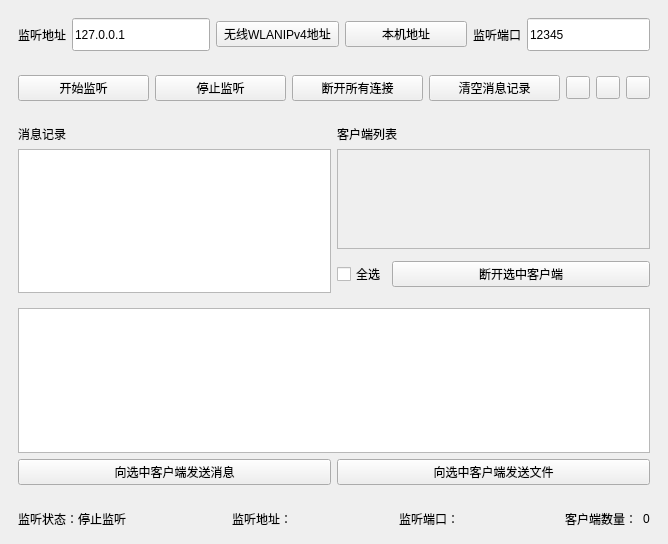
<?xml version="1.0" encoding="UTF-8"?>
<ui version="4.0">
 <class>Widget</class>
 <widget class="QWidget" name="Widget">
  <property name="geometry">
   <rect>
    <x>0</x>
    <y>0</y>
    <width>668</width>
    <height>544</height>
   </rect>
  </property>
  <property name="windowTitle">
   <string>Widget</string>
  </property>
  <layout class="QGridLayout" name="gridLayout_3">
   <property name="leftMargin">
    <number>0</number>
   </property>
   <property name="topMargin">
    <number>0</number>
   </property>
   <property name="rightMargin">
    <number>0</number>
   </property>
   <property name="bottomMargin">
    <number>0</number>
   </property>
   <item row="0" column="0">
    <widget class="CardWidget" name="CardWidget_2">
     <layout class="QVBoxLayout" name="verticalLayout">
      <property name="leftMargin">
       <number>9</number>
      </property>
      <property name="topMargin">
       <number>9</number>
      </property>
      <property name="rightMargin">
       <number>9</number>
      </property>
      <property name="bottomMargin">
       <number>6</number>
      </property>
      <item>
       <widget class="ElevatedCardWidget" name="ElevatedCardWidget_2">
        <layout class="QHBoxLayout" name="horizontalLayout">
         <item>
          <widget class="BodyLabel" name="addressLabel">
           <property name="text">
            <string>监听地址</string>
           </property>
          </widget>
         </item>
         <item>
          <widget class="LineEdit" name="addressEdit">
           <property name="minimumSize">
            <size>
             <width>138</width>
             <height>33</height>
            </size>
           </property>
           <property name="text">
            <string>127.0.0.1</string>
           </property>
          </widget>
         </item>
         <item>
          <widget class="PrimaryPushButton" name="WLANaddress">
           <property name="sizePolicy">
            <sizepolicy hsizetype="Expanding" vsizetype="Fixed">
             <horstretch>0</horstretch>
             <verstretch>0</verstretch>
            </sizepolicy>
           </property>
           <property name="text">
            <string>无线WLANIPv4地址</string>
           </property>
          </widget>
         </item>
         <item>
          <widget class="PrimaryPushButton" name="localAddressBtn">
           <property name="sizePolicy">
            <sizepolicy hsizetype="Expanding" vsizetype="Fixed">
             <horstretch>0</horstretch>
             <verstretch>0</verstretch>
            </sizepolicy>
           </property>
           <property name="text">
            <string>本机地址</string>
           </property>
          </widget>
         </item>
         <item>
          <widget class="BodyLabel" name="portLabel">
           <property name="text">
            <string>监听端口</string>
           </property>
          </widget>
         </item>
         <item>
          <widget class="LineEdit" name="portEdit">
           <property name="minimumSize">
            <size>
             <width>122</width>
             <height>33</height>
            </size>
           </property>
           <property name="text">
            <string>12345</string>
           </property>
          </widget>
         </item>
        </layout>
       </widget>
      </item>
      <item>
       <widget class="ElevatedCardWidget" name="ElevatedCardWidget_3">
        <layout class="QHBoxLayout" name="horizontalLayout_3">
         <item>
          <widget class="PrimaryPushButton" name="startListen">
           <property name="text">
            <string>开始监听</string>
           </property>
          </widget>
         </item>
         <item>
          <widget class="PrimaryPushButton" name="stopListen">
           <property name="text">
            <string>停止监听</string>
           </property>
          </widget>
         </item>
         <item>
          <widget class="PushButton" name="disconnectAll">
           <property name="text">
            <string>断开所有连接</string>
           </property>
          </widget>
         </item>
         <item>
          <widget class="PushButton" name="clearMessage">
           <property name="text">
            <string>清空消息记录</string>
           </property>
          </widget>
         </item>
         <item>
          <widget class="PrimaryToolButton" name="setSavePath"/>
         </item>
         <item>
          <widget class="PrimaryToolButton" name="openSavePath"/>
         </item>
         <item>
          <widget class="PrimaryToolButton" name="switchTopics"/>
         </item>
        </layout>
       </widget>
      </item>
      <item>
       <widget class="ElevatedCardWidget" name="ElevatedCardWidget_4">
        <layout class="QGridLayout" name="gridLayout_2">
         <item row="0" column="0">
          <widget class="StrongBodyLabel" name="messageLabel">
           <property name="sizePolicy">
            <sizepolicy hsizetype="Fixed" vsizetype="Preferred">
             <horstretch>0</horstretch>
             <verstretch>0</verstretch>
            </sizepolicy>
           </property>
           <property name="text">
            <string>消息记录</string>
           </property>
          </widget>
         </item>
         <item row="0" column="2">
          <widget class="StrongBodyLabel" name="clientListLebel">
           <property name="sizePolicy">
            <sizepolicy hsizetype="Fixed" vsizetype="Preferred">
             <horstretch>0</horstretch>
             <verstretch>0</verstretch>
            </sizepolicy>
           </property>
           <property name="text">
            <string>客户端列表</string>
           </property>
          </widget>
         </item>
         <item row="1" column="0" rowspan="4">
          <widget class="TextEdit" name="messageEdit"/>
         </item>
         <item row="1" column="2">
          <widget class="ScrollArea" name="clientListScrollArea">
           <property name="widgetResizable">
            <bool>true</bool>
           </property>
           <widget class="QWidget" name="VboxWidget">
            <property name="geometry">
             <rect>
              <x>0</x>
              <y>0</y>
              <width>311</width>
              <height>98</height>
             </rect>
            </property>
           </widget>
          </widget>
         </item>
         <item row="3" column="2">
          <widget class="QWidget" name="widget" native="true">
           <layout class="QHBoxLayout" name="horizontalLayout_2">
            <property name="spacing">
             <number>6</number>
            </property>
            <property name="leftMargin">
             <number>0</number>
            </property>
            <property name="topMargin">
             <number>0</number>
            </property>
            <property name="rightMargin">
             <number>0</number>
            </property>
            <property name="bottomMargin">
             <number>0</number>
            </property>
            <item>
             <widget class="CheckBox" name="selectAll">
              <property name="sizePolicy">
               <sizepolicy hsizetype="Fixed" vsizetype="Fixed">
                <horstretch>0</horstretch>
                <verstretch>0</verstretch>
               </sizepolicy>
              </property>
              <property name="text">
               <string>全选</string>
              </property>
             </widget>
            </item>
            <item>
             <widget class="PrimaryPushButton" name="disconnectSelect">
              <property name="text">
               <string>断开选中客户端</string>
              </property>
             </widget>
            </item>
           </layout>
          </widget>
         </item>
        </layout>
       </widget>
      </item>
      <item>
       <widget class="ElevatedCardWidget" name="ElevatedCardWidget_5">
        <layout class="QGridLayout" name="gridLayout_4">
         <property name="leftMargin">
          <number>9</number>
         </property>
         <property name="topMargin">
          <number>0</number>
         </property>
         <property name="rightMargin">
          <number>9</number>
         </property>
         <item row="1" column="0">
          <widget class="PrimaryPushButton" name="sendMessageBtn">
           <property name="text">
            <string>向选中客户端发送消息</string>
           </property>
          </widget>
         </item>
         <item row="0" column="0" colspan="2">
          <widget class="TextEdit" name="sendEdit"/>
         </item>
         <item row="1" column="1">
          <widget class="PrimaryPushButton" name="sendFileBtn">
           <property name="text">
            <string>向选中客户端发送文件</string>
           </property>
          </widget>
         </item>
        </layout>
       </widget>
      </item>
      <item>
       <widget class="ElevatedCardWidget" name="ElevatedCardWidget">
        <layout class="QHBoxLayout" name="horizontalLayout_7">
         <item>
          <widget class="CaptionLabel" name="state_listenState">
           <property name="text">
            <string>监听状态：停止监听</string>
           </property>
          </widget>
         </item>
         <item>
          <spacer name="horizontalSpacer_2">
           <property name="orientation">
            <enum>Qt::Horizontal</enum>
           </property>
           <property name="sizeHint" stdset="0">
            <size>
             <width>40</width>
             <height>20</height>
            </size>
           </property>
          </spacer>
         </item>
         <item>
          <widget class="CaptionLabel" name="state_listenAddress">
           <property name="text">
            <string>监听地址：</string>
           </property>
          </widget>
         </item>
         <item>
          <spacer name="horizontalSpacer_3">
           <property name="orientation">
            <enum>Qt::Horizontal</enum>
           </property>
           <property name="sizeHint" stdset="0">
            <size>
             <width>40</width>
             <height>20</height>
            </size>
           </property>
          </spacer>
         </item>
         <item>
          <widget class="CaptionLabel" name="state_listenPort">
           <property name="text">
            <string>监听端口：</string>
           </property>
          </widget>
         </item>
         <item>
          <spacer name="horizontalSpacer_4">
           <property name="orientation">
            <enum>Qt::Horizontal</enum>
           </property>
           <property name="sizeHint" stdset="0">
            <size>
             <width>40</width>
             <height>20</height>
            </size>
           </property>
          </spacer>
         </item>
         <item>
          <widget class="CaptionLabel" name="state_cilentNum_text">
           <property name="text">
            <string>客户端数量：</string>
           </property>
          </widget>
         </item>
         <item>
          <widget class="CaptionLabel" name="state_cilentNum">
           <property name="text">
            <string>0</string>
           </property>
          </widget>
         </item>
        </layout>
       </widget>
      </item>
     </layout>
    </widget>
   </item>
  </layout>
 </widget>
 <customwidgets>
  <customwidget>
   <class>CheckBox</class>
   <extends>QCheckBox</extends>
   <header>qfluentwidgets</header>
  </customwidget>
  <customwidget>
   <class>PushButton</class>
   <extends>QPushButton</extends>
   <header>qfluentwidgets</header>
  </customwidget>
  <customwidget>
   <class>PrimaryPushButton</class>
   <extends>PushButton</extends>
   <header>qfluentwidgets</header>
  </customwidget>
  <customwidget>
   <class>ToolButton</class>
   <extends>QToolButton</extends>
   <header>qfluentwidgets</header>
  </customwidget>
  <customwidget>
   <class>PrimaryToolButton</class>
   <extends>ToolButton</extends>
   <header>qfluentwidgets</header>
  </customwidget>
  <customwidget>
   <class>CardWidget</class>
   <extends>QFrame</extends>
   <header>qfluentwidgets</header>
   <container>1</container>
  </customwidget>
  <customwidget>
   <class>ElevatedCardWidget</class>
   <extends>SimpleCardWidget</extends>
   <header>qfluentwidgets</header>
   <container>1</container>
  </customwidget>
  <customwidget>
   <class>SimpleCardWidget</class>
   <extends>CardWidget</extends>
   <header>qfluentwidgets</header>
   <container>1</container>
  </customwidget>
  <customwidget>
   <class>ScrollArea</class>
   <extends>QScrollArea</extends>
   <header>qfluentwidgets</header>
   <container>1</container>
  </customwidget>
  <customwidget>
   <class>CaptionLabel</class>
   <extends>QLabel</extends>
   <header>qfluentwidgets</header>
  </customwidget>
  <customwidget>
   <class>BodyLabel</class>
   <extends>QLabel</extends>
   <header>qfluentwidgets</header>
  </customwidget>
  <customwidget>
   <class>StrongBodyLabel</class>
   <extends>QLabel</extends>
   <header>qfluentwidgets</header>
  </customwidget>
  <customwidget>
   <class>LineEdit</class>
   <extends>QLineEdit</extends>
   <header>qfluentwidgets</header>
  </customwidget>
  <customwidget>
   <class>TextEdit</class>
   <extends>QTextEdit</extends>
   <header>qfluentwidgets</header>
  </customwidget>
 </customwidgets>
 <resources/>
 <connections/>
</ui>
